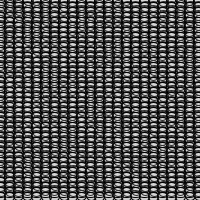
Frame 1 (no input)
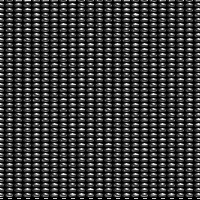
Frame 60 (the mouse pressed at the canvas centre just before this capture)
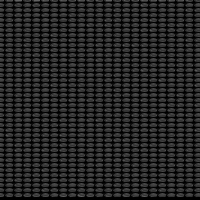
Frame 120 (the mouse held since frame 60 and released just before this capture)

The Processing sketch that drew these frames (run headless with seeded random() and noise(); from frame 60 on, the mouse is pressed at the canvas centre):

// Processing sketch: processing_87602
// ── processing_87602.pde

void setup() {
  size(200, 200);
}

int colorZone = 0;

void draw() {
  for (int x = 0; x < width; x += 9) {
    for (int y = 0; y < height; y += 5) {
      fill(0, 0, 0, random(mouseY, mouseX));
      ellipse(x + random(0,2), y + random(0,2), 10, 10);
    }
  }
  for (int j = 0; j < width; j += 9) {
    for (int k = 0; k < height; k += 5) {
      fill(255,255,255,50);
      ellipse(j, k, 10, 5);
    }
  }
}
